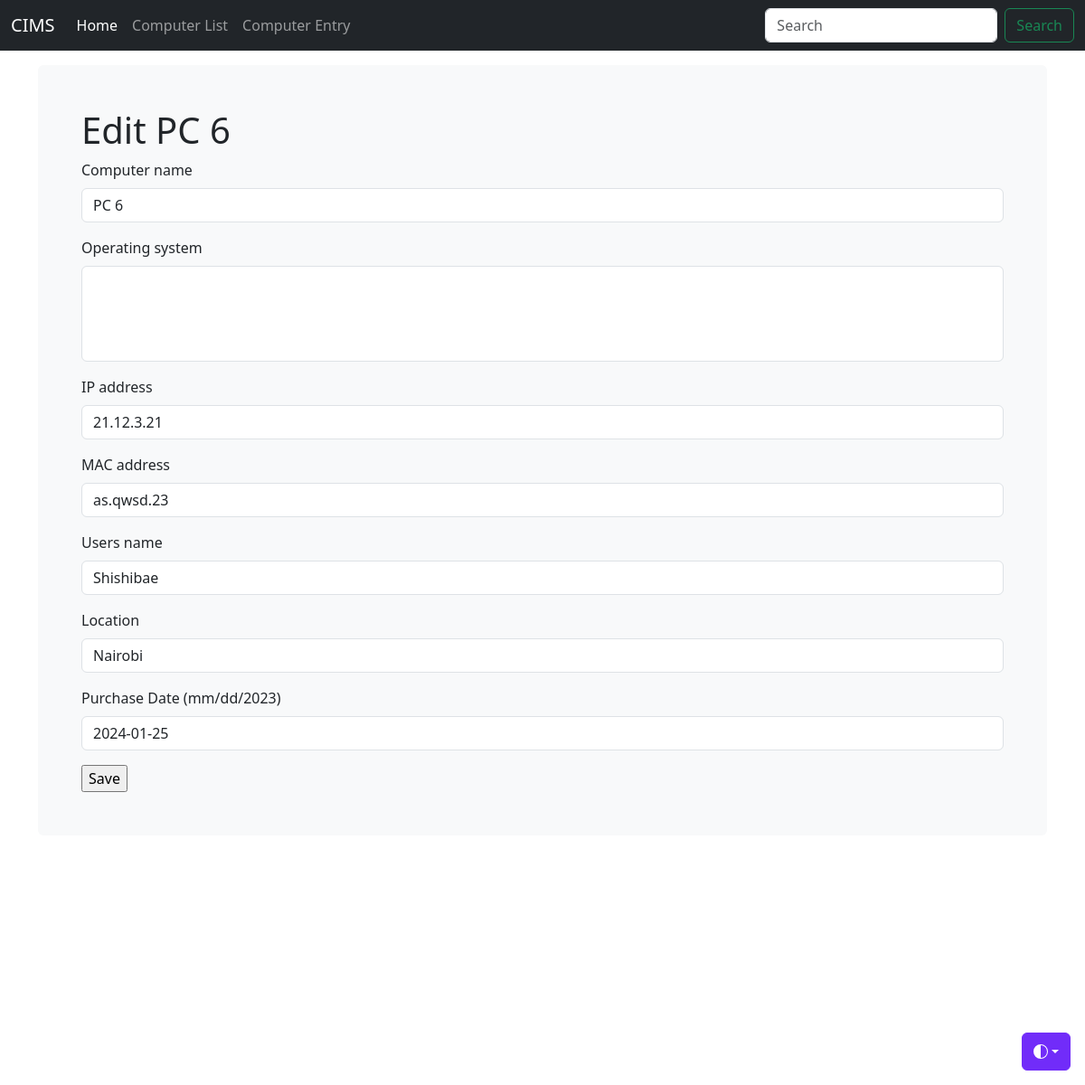
The page /computer_list/1/ on the database its author committed.
### inventoryapp/models.py (models this page shows, shortened)
class Computer(models.Model):
    computer_name = models.CharField(max_length=30, blank=True)
    IP_address = models.CharField(max_length=30, blank=True)
    MAC_address = models.CharField(max_length=30, blank=True)
    operating_system = models.ManyToManyField(OperatingSystem, blank=True)
    users_name = models.CharField(max_length=30, blank=True)
    location = models.CharField(max_length=30, blank=True)
    purchase_date = models.DateField("Purchase Date (mm/dd/2023)", auto_now_add=False, auto_now=False, blank=True, null=True)
    timestamp = models.DateField(auto_now_add=True, auto_now=False, blank=True)
    export_to_CSV = models.BooleanField(default=False)

### inventoryapp/views.py (the view)
# urls.py: re_path(r'^computer_list/(?P<id>\d+)/$', computer_edit, name='computer_edit'),
def computer_edit(request, id=None):
    instance = get_object_or_404(Computer, id=id)
    form = ComputerForm(request.POST or None, instance=instance)
    if form.is_valid():
        instance = form.save(commit=False)
        instance.save()
        form.save_m2m()
        messages.success(request, 'Successfully Saved')
        return redirect('/computer_list')
    context = {
        "title": 'Edit ' + str(instance.computer_name),
        "instance": instance,
        "form": form,
    }
    return render(request, "computer_entry.html", context)

### inventoryapp/forms.py (shortened to what this page needs)
class ComputerForm(forms.ModelForm):
    class Meta:
        model = Computer
        fields = ['computer_name', 'operating_system','IP_address', 'MAC_address', 'users_name', 'location', 'purchase_date']

### inventoryapp/templates/computer_entry.html (shortened to what this page needs)
{% load static %} {% load django_bootstrap5 %}
<!DOCTYPE html>
<html lang="en" data-bs-theme="auto">
  <head>
    <link
      rel="stylesheet"
      href="https://cdn.jsdelivr.net/npm/@docsearch/css@3"
    />
    <link
      href="{% static 'css/bootstrap.min.css' %}"
      rel="stylesheet"
    />
    <link
      href="{% static 'js/jquery-ui-1.13.2/jquery-ui.min.css' %}"
      rel="stylesheet"
    />
    <link
      href="{% static 'js/jquery-ui-1.13.2/jquery-ui.structure.min.css' %}"
      rel="stylesheet"
    />
    <link
      href="{% static 'js/jquery-ui-1.13.2/jquery-ui.theme.min.css' %}"
      rel="stylesheet"
    />
    <link href="{% static 'css/stylesheet.css' %}" rel="stylesheet" />
    <link href="{% static 'css/navbar-fixed.css' %}" rel="stylesheet" />
  </head>
  <body>
    <div
      class="dropdown position-fixed bottom-0 end-0 mb-3 me-3 bd-mode-toggle"
    >
      <button
        class="btn btn-bd-primary py-2 dropdown-toggle d-flex align-items-center"
        id="bd-theme"
        type="button"
        aria-expanded="false"
        data-bs-toggle="dropdown"
        aria-label="Toggle theme (auto)"
      >
        <svg class="bi my-1 theme-icon-active" width="1em" height="1em">
          <use href="#circle-half"></use>
        </svg>
      </button>
    </div>
    {% include 'navbar.html' %}
    <main class="container">
      <div class="bg-body-tertiary p-5 rounded">
        <h1>{{ title }}</h1>
        <form method="post" action="">
          {% csrf_token %} {% for field in form %} {% bootstrap_field field %}
          {% endfor %}
          <input type="submit" value="Save" />
        </form>
      </div>
    </main>
  </body>
</html>

### inventoryapp/static/css/navbar-fixed.css (style rules this page uses)
body { min-height: 75rem; padding-top: 4.5rem; }

### inventoryapp/templates/computer_entry.html (style rules this page uses)
.bi { vertical-align: -0.125em; fill: currentColor; }
.btn-bd-primary { --bd-violet-bg: #712cf9; --bd-violet-rgb: 112.520718, 44.062154, 249.437846; --bs-btn-font-weight: 600; --bs-btn-color: var(--bs-white); --bs-btn-bg: var(--bd-violet-bg); --bs-btn-border-color: var(--bd-violet-bg); --bs-btn-hover-color: var(--bs-white); --bs-btn-hover-bg: #6528e0; --bs-btn-hover-border-color: #6528e0; --bs-btn-focus-shadow-rgb: var(--bd-violet-rgb); --bs-btn-active-color: var(--bs-btn-hover-color); --bs-btn-active-bg: #5a23c8; --bs-btn-active-border-color: #5a23c8; }
.bd-mode-toggle { z-index: 1500; }

### rows shown on the page
Computer: computer_name "PC 6" "21.12.3.21" "as.qwsd.23" "Shishibae" "Nairobi" "2024-01-25"

### other values the page prints
{{ title }} "Edit PC 6"
